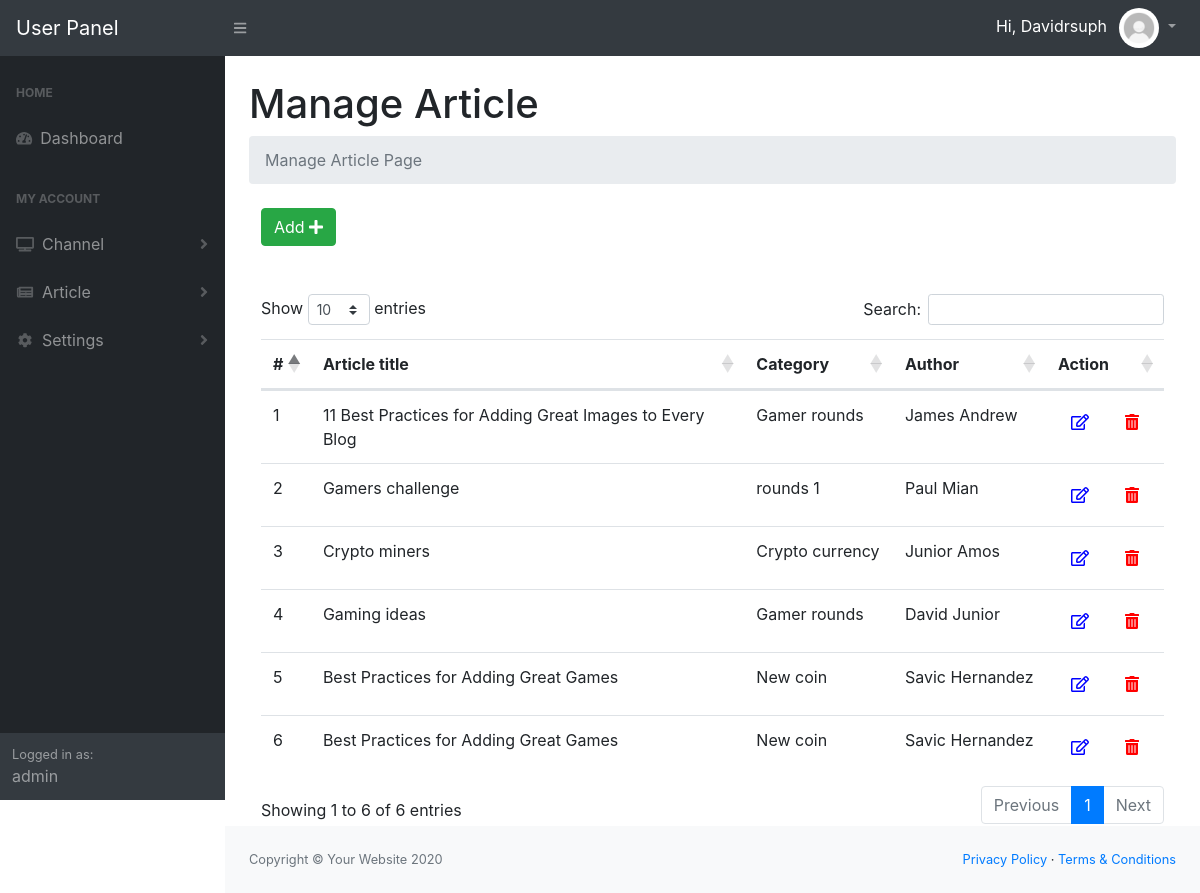
The page /user/manage-article.php (signed in) on the database its author committed.
### tables this page shows
CREATE TABLE IF NOT EXISTS `article` (
  `id` int(11) NOT NULL AUTO_INCREMENT,
  `user_id` int(11) NOT NULL,
  `title` varchar(255) NOT NULL,
  `author` varchar(255) NOT NULL,
  `description` text NOT NULL,
  `image` varchar(255) NOT NULL,
  `category` varchar(255) NOT NULL,
  `created_on` timestamp NOT NULL DEFAULT CURRENT_TIMESTAMP ON UPDATE CURRENT_TIMESTAMP,
  `Is_Active` int(11) DEFAULT NULL,
  PRIMARY KEY (`id`)
);

### user/manage-article.php (the view, shortened to what this page needs)
<?php
require 'functions/dbconn.php';
?>
<?php
    include('include/header.php');
$sql = 'SELECT * FROM article WHERE Is_Active=1 AND user_id=:id';
$statement = $connection->prepare($sql);
$statement->execute([':id' => $id]);
$article = $statement->fetchAll(PDO::FETCH_ASSOC);
?>
<?php
    include('include/sidebar.php');
?>
<main>
    <div class="container-fluid">
        <h1 class="mt-4">Manage Article</h1>
        <ol class="breadcrumb mb-4">
            <li class="breadcrumb-item active">Manage Article Page</li>
        </ol>
        <div class="col-md-12">
            <div class="demo-box m-t-20">
                <div class="m-b-30">
                    <a href="add-article.php">
                    <button id="addToTable" class="btn btn-success waves-effect waves-light">Add <i class="fa fa-plus" ></i></button>
                    </a>
                </div>
                <br>
                <br>
            <div class="table-responsive">
                <table class="table m-0 table-colored-bordered table-bordered-primary" id="dataTable">
                    <thead>
                        <tr>
                            <th>#</th>
                            <th>Article title</th>
                            <th>Category</th>
                            <th>Author</th>
                            <th>Action</th>
                        </tr>
                    </thead>
                    <tbody>
                     <?php $counter = 0; foreach($article as $art): ?>
					<tr>
                        <td><?php echo ++$counter; ?></td>
                        <td><?php echo $art['title']; ?></td>
                        <td><?php echo $art['category']; ?></td>
                        <td><?php echo $art['author']; ?></td>
						<td style="display: inline-flex;">
              <form action="edit-article.php" method="post">
                  <button type="submit" name="btn_edit" class="btn" style="color: blue;"><i class="far fa-edit"></i></button>
              </form>
          <form action="manage-article.php" method="post">
              <button type="submit" name="delete_btn" class="btn " onclick="return confirm('Are you sure you want to delete this record?');" style="margin-left: 10px;color: red;"><i class="fas fa-trash-alt"></i></button>
          </form>
            </td>
					</tr>
          <?php endforeach; ?>
                    </tbody>
                </table>
                </div>
            </div>
        </div>
    </div>
</main>
<?php
    include('include/footer.php');
?>
<?php
    include('include/scripts.php');
?>

### rows shown on the page
article: title "11 Best Practices for Adding Great Images to Every Blog", category "Gamer rounds", author "James Andrew"
article: title "Gamers challenge", category "rounds 1", author "Paul Mian"
article: title "Crypto miners", category "Crypto currency", author "Junior Amos"
article: title "Gaming ideas", category "Gamer rounds", author "David Junior"
article: title "Best Practices for Adding Great Games", category "New coin", author "Savic Hernandez"
article: title "Best Practices for Adding Great Games", category "New coin", author "Savic Hernandez"

### other values the page prints
$user "Davidrsuph"
$role "admin"
